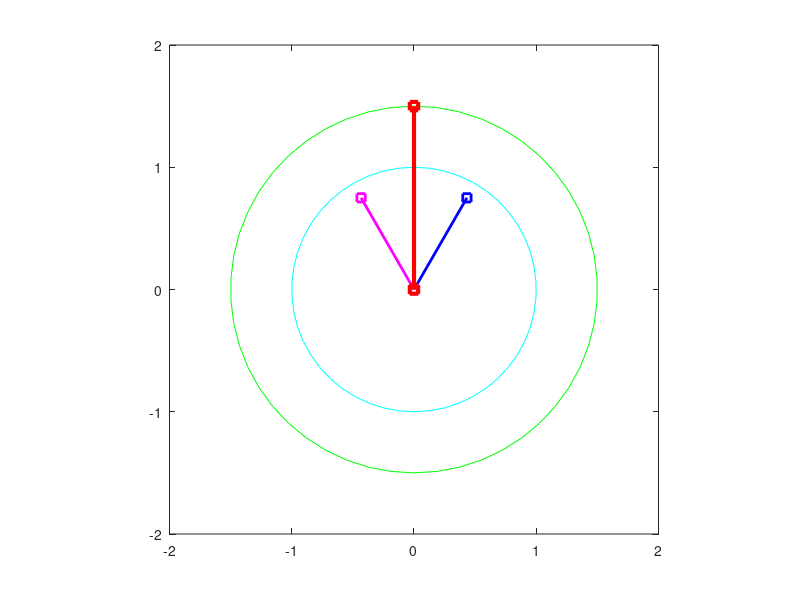

Reproduce this figure in MATLAB.
close all
clear
clc
f=50;
t=0:1/(f*50):1/f;
w=2*pi*f
Bm=1;
Br=Bm*sin(w*t);
Bs=Bm*sin(w*t-2*pi/3);
Bt=Bm*sin(w*t+2*pi/3);
[Rx,Ry]=pol2cart(0,Br);
[Sx,Sy]=pol2cart(-2*pi/3,Bs);
[Tx,Ty]=pol2cart(2*pi/3,Bt);
Nx=Rx+Sx+Tx;
Ny=Ry+Sy+Ty;
[theta,Bn]=cart2pol(Nx,Ny);
c1=sin(w*t)+j*cos(w*t)
c2=1.5*c1

for i=1:length(t)
  plot(c1,'c','LineWidth',0.6);
  hold on;
  plot(c2,'g','LineWidth',0.6)
  hold on;
  %title(["Rotating M.Field By H.Najafi"]);
  %legend([pr ps pt,pn],'R','S','T','Bnet');
  plot([0 Rx(i)],[0 Ry(i)],'k','Marker','s','LineWidth',2);
  hold on;
  plot([0 Sx(i)],[0 Sy(i)],'b','Marker','s','LineWidth',2);
  hold on;
  plot([0 Tx(i)],[0 Ty(i)],'m','Marker','s','LineWidth',2);
  hold on;
  plot([0 Nx(i)],[0 Ny(i)],'r','Marker','s','LineWidth',3);
  axis square;
  axis([-2 2 -2 2]);
  %legend('r=1','r=1.5','R','S','T','Bnet');
  drawnow
  frame = getframe(1);
    im{i} = frame2im(frame);
  hold off;
end

% close;
% figure;
% nImages=length(t);
% for idx = 1:nImages
%     subplot(8,8,idx)
%     imshow(im{idx});
% end

% filename = 'testAnimated.gif'; % Specify the output file name
% for idx = 1:nImages
%     [A,map] = rgb2ind(im{idx},256);
%     if idx == 1
%         imwrite(A,map,filename,'gif','LoopCount',Inf,'DelayTime',1);
%     else
%         imwrite(A,map,filename,'gif','WriteMode','append','DelayTime',1);
%     end
% end